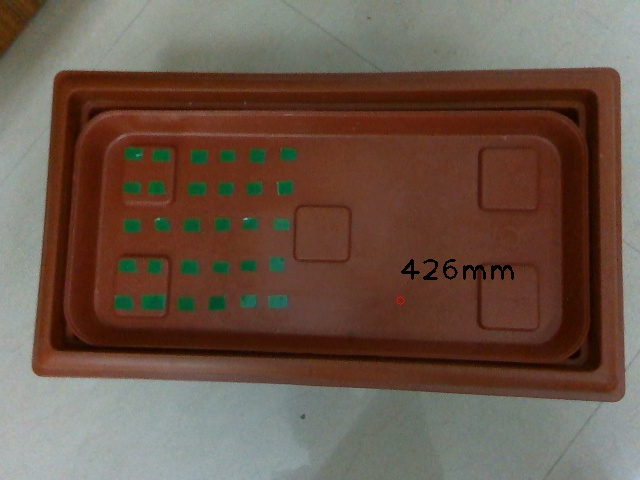
#> input picture Flower_Carpet_Task_Allocator/Test_Images/2021_08_31-03_55_54_PM_abox.jpg, 640 x 480 px
$ python flower_carpet.py   (older library calls are emulated)
#> lines starting #> are read from the running program, lines starting #| are printed output that depends on the picture; after the words box and inside, x2 and y2 are one past the last pixel; in counts of white or black regions, pixels touching at a corner belong together
# -*- coding: utf-8 -*-
"""
Created on Tue Aug 31 16:40:03 2021

@author: Tharun V.P
"""
import numpy as np
import os
import cv2
import matplotlib.pyplot as plt


# Python program to identify
#color in images

# Importing the libraries OpenCV and numpy
import cv2
import numpy as np

# Read the images
img = cv2.imread('Test_Images/2021_08_31-03_55_54_PM_abox.jpg')
#> img is the input picture: shape (480, 640, 3); mean B, G, R 73.2, 86.2, 107.6

# Resizing the image
image = cv2.resize(img, (700, 600))
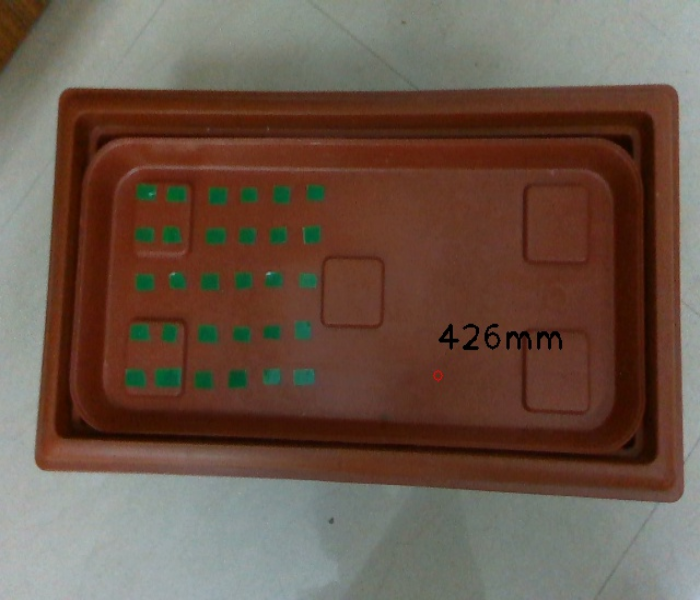
#> image: shape (600, 700, 3); mean B, G, R 73.1, 86.1, 107.5

# Convert Image to Image HSV
hsv = cv2.cvtColor(image, cv2.COLOR_BGR2HSV)
#> hsv: shape (600, 700, 3); mean H, S, V 31.2, 113.3, 111.5

# Defining lower and upper bound HSV values
lower = np.array([55, 100, 50])
upper = np.array([75, 255, 255])

# Defining mask for detecting color
mask = cv2.inRange(hsv, lower, upper)
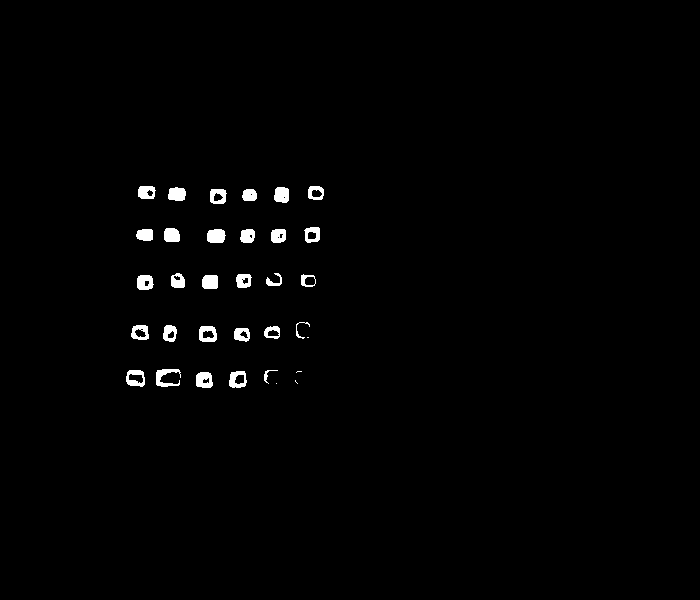
#> mask: shape (600, 700); 1.2% white; 33 white regions (4 under 20 px), largest, box (x1, y1, x2, y2) and area: (207, 229, 226, 243) 230, (156, 369, 181, 387) 226, (196, 372, 213, 388) 219

# Display Image and Mask
cv2.imshow("Image", image)
cv2.imshow("Mask", mask)

# Make python sleep for unlimited time
cv2.waitKey(0)


# apply a series of dilations
for i in range(0, 3):
	dilated = cv2.dilate(mask.copy(), None, iterations=i + 1)
	cv2.imshow("Dilated {} times".format(i + 1), dilated)
	cv2.waitKey(0)
#> this loop made 3 passes
#> pass 1, `dilated = cv2.dilate(mask.copy(), None, iterations=i + 1)`:
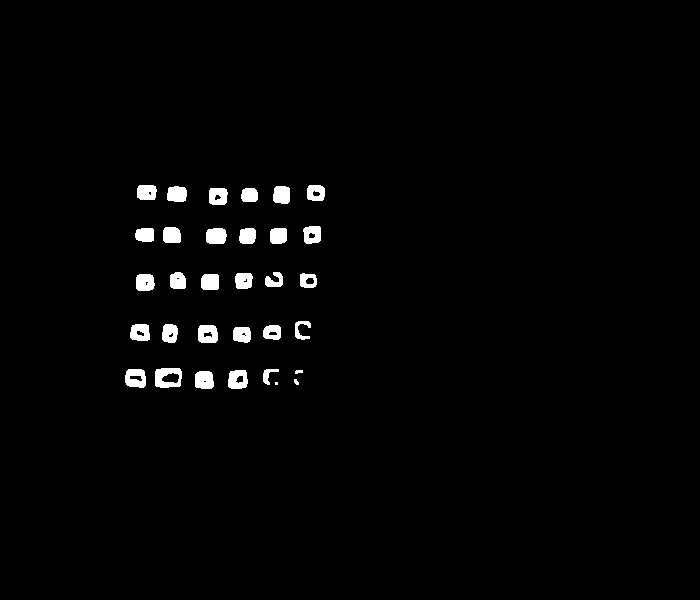
#> dilated: shape (600, 700); 1.8% white; 32 white regions (1 under 20 px), largest, box (x1, y1, x2, y2) and area: (155, 368, 182, 388) 379, (125, 369, 146, 388) 313, (198, 325, 218, 343) 309
#> pass 2, `dilated = cv2.dilate(mask.copy(), None, iterations=i + 1)`:
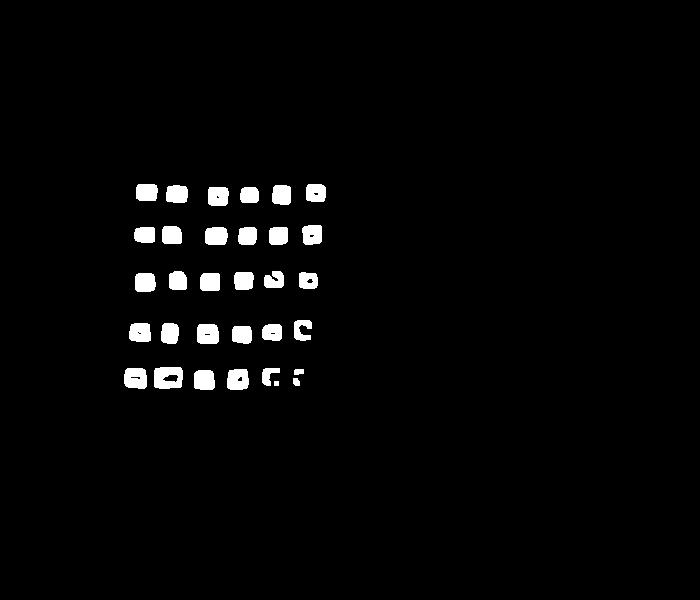
#> dilated: shape (600, 700); 2.4% white; 32 white regions, largest, box (x1, y1, x2, y2) and area: (154, 367, 183, 389) 527, (124, 368, 147, 389) 427, (197, 324, 219, 344) 412
#> pass 3, `dilated = cv2.dilate(mask.copy(), None, iterations=i + 1)`:
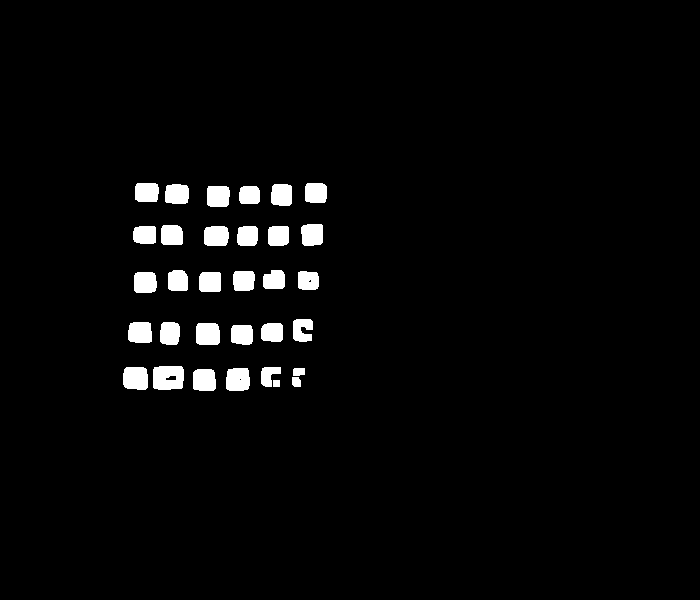
#> dilated: shape (600, 700); 3% white; 32 white regions

cv2.imshow("Final", dilated)
cv2.waitKey(0)


contours = cv2.findContours(dilated,
                            cv2.RETR_EXTERNAL,
                            cv2.CHAIN_APPROX_NONE)
#> contours = 32 contours; largest, box (x1, y1, x2, y2) and area: (153, 366, 184, 390) 654, (123, 367, 148, 390) 489, (226, 368, 250, 391) 468, (196, 323, 220, 345) 464, (193, 369, 216, 391) 435
#> (the run stopped early here; a loop or call above may not have finished)
